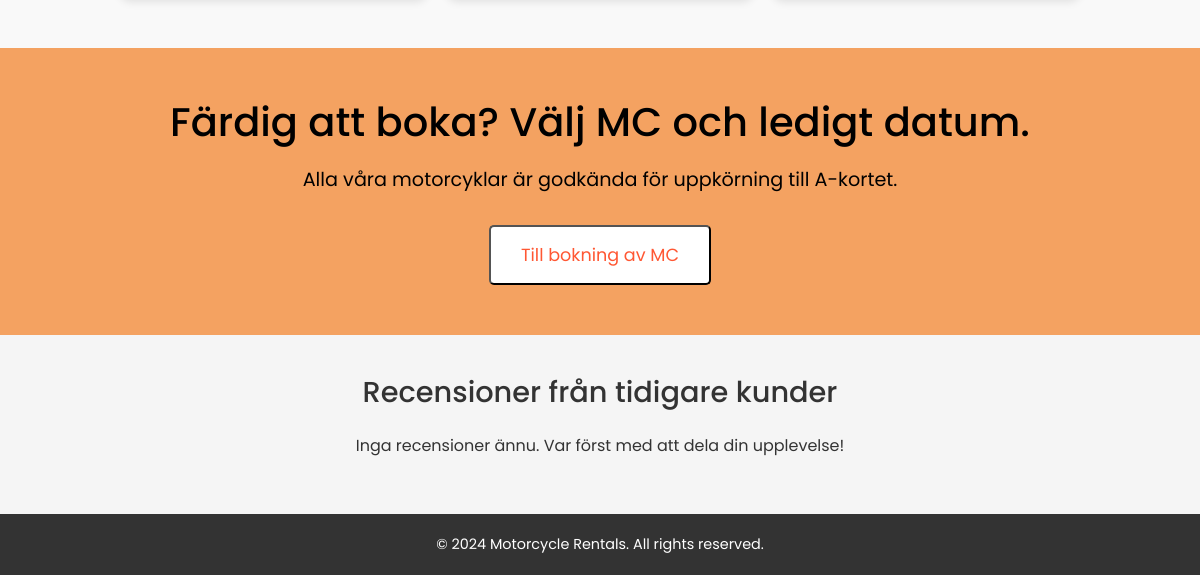
/ (lower part), run on an earlier commit of the app's database.
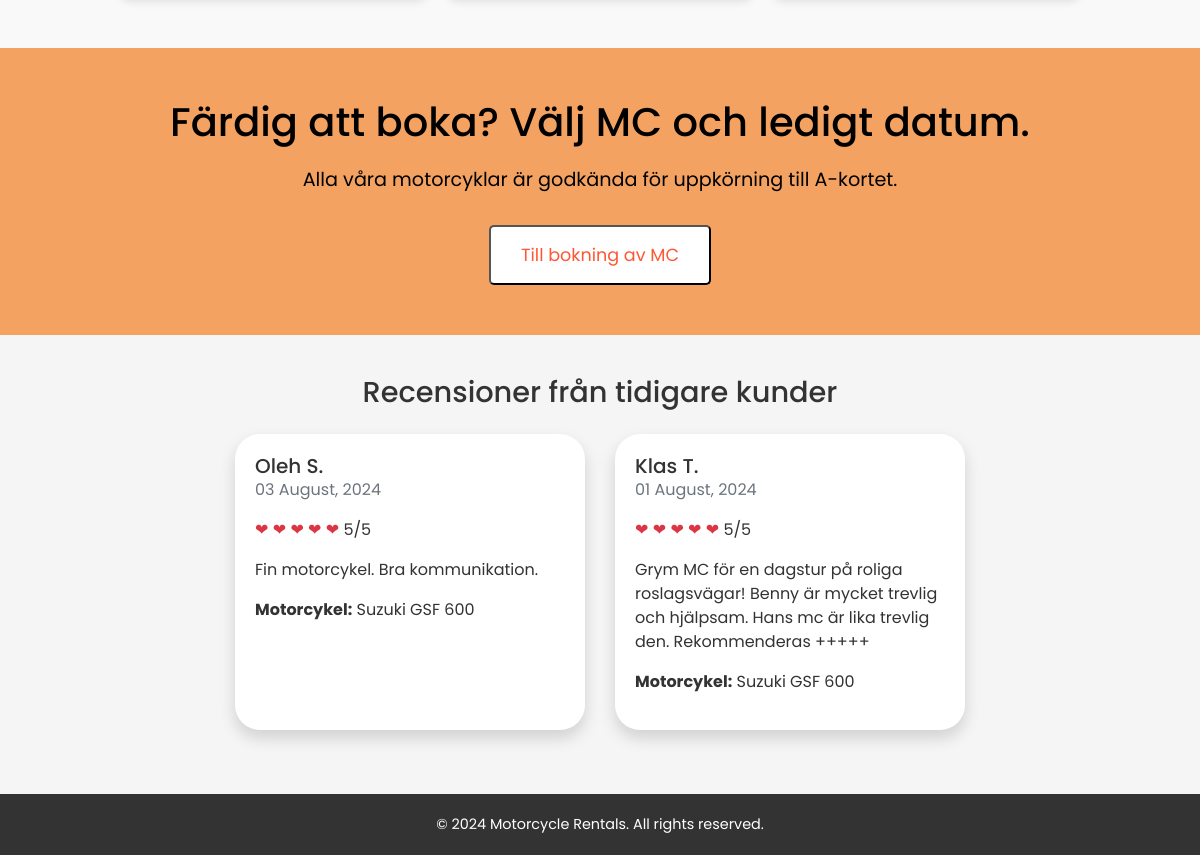
And on a later commit of the database.
### booking/models.py (models this page shows, shortened)
class Review(models.Model):
    RATING_CHOICES = [
        (1, '1 - Dåligt'),
        (2, '2 - Inte bra'),
        (3, '3 - Okej'),
        (4, '4 - Bra'),
        (5, '5 - Utmärkt'),
    ]
    first_name = models.CharField(max_length=100)  # First name of the reviewer
    last_name = models.CharField(max_length=100)  # Last name of the reviewer
    rating = models.PositiveSmallIntegerField(choices=RATING_CHOICES)
    motorcycle = models.ForeignKey('Motorcycle', on_delete=models.CASCADE, related_name='reviews')  # Link to the rented motorcycle
    review_text = models.TextField(blank=True, null=True)
    created_at = models.DateTimeField(default=timezone.now)
    is_approved = models.BooleanField(default=False)  # Field to indicate if the review is approved

class Motorcycle(models.Model):
    model = models.CharField(max_length=100)
    price_rent_1d = models.IntegerField(default=0)  # Rental price per day
    price_practise_1d = models.IntegerField(default=0)  # Practise price per day
    price_test = models.IntegerField(default=0)  # Price for driving test
    availability_status = models.BooleanField(default=True)  # Availability status: True if available, False if not

### booking/views.py (the view)
# urls.py: path("", views.home, name="home"),
def home(request):
    reviews = Review.objects.filter(is_approved=True).order_by('-created_at')  # Only get approved reviews
    return render(request, 'bookings/home.html', {'reviews': reviews})

### booking/templates/bookings/home.html (shortened to what this page needs)
<!DOCTYPE html>
<html lang="sv">
<head>
    {% extends 'bookings/base.html' %}
    {% block content %}
</head>
<body>
    <section class="featured-bikes">
    </section>
    <section class="cta-section">
        <h2>Färdig att boka? Välj MC och ledigt datum.</h2>
        <p>Alla våra motorcyklar är godkända för uppkörning till A-kortet.</p>
        <a href="/create">
            <button class="cta-btn">Till bokning av MC</button>
        </a>
    </section>
    <h3 class="reviews-title">Recensioner från tidigare kunder</h3>
    <div class="container mt-4">
        <div class="row justify-content-center">
            {% for review in reviews %}
            <div class="col-md-4 mb-4">
                <div class="card h-100 shadow border-0" style="border-radius: 25px;">
                    <div class="card-body">
                        <div class="d-flex align-items-center mb-3">
                            <div>
                                <h5 class="card-title mb-0">{{ review.first_name }} {{ review.last_name|slice:":1" }}.</h5>
                                <p class="text-muted mb-0">{{ review.created_at|date:"d F, Y" }}</p>
                            </div>
                        </div>
                        <p class="card-text">
                            <span class="text-danger">
                                {% for i in "12345"|slice:review.rating %}
                                    &#10084;
                                {% endfor %}
                            </span> {{ review.rating }}/5
                        </p>
                        <p>{{ review.review_text }}</p>
                        <p><strong>Motorcykel:</strong> {{ review.motorcycle.model }}</p>
                    </div>
                </div>
            </div>
            {% empty %}
            <div class="col-md-12 text-center">
                <p>Inga recensioner ännu. Var först med att dela din upplevelse!</p>
            </div>
            {% endfor %}
        </div>
    </div>
    {% endblock %}

### booking/templates/bookings/base.html (shortened to what this page needs)
<!DOCTYPE html>
<html lang="en">
<head>
    {% load static %}
    <link rel="stylesheet" href="https://stackpath.bootstrapcdn.com/bootstrap/4.5.2/css/bootstrap.min.css">
    <link rel="stylesheet" href="https://cdnjs.cloudflare.com/ajax/libs/font-awesome/6.5.1/css/all.min.css">
</head>
<body>
    <div class="content">
        {% block content %}{% endblock %}
    <footer>
        <p>&copy; 2024 Motorcycle Rentals. All rights reserved.</p>
    </footer>
</body>
</html>

### booking/templates/bookings/base.html (style rules this page uses)
* { margin: 0; padding: 0; box-sizing: border-box; }
body { font-family: 'Poppins', sans-serif; background-color: #f9f9f9; margin: 0; padding: 0; }

### booking/templates/bookings/home.html (style rules this page uses)
* { margin: 0; padding: 0; box-sizing: border-box; }
body { font-family: 'Poppins', sans-serif; background-color: #f5f5f5; color: #333; }
a { text-decoration: none; color: inherit; }
.featured-bikes { padding: 50px 10%; background-color: #f9f9f9; text-align: center; }
.cta-section { background-color: #f4a261; padding: 50px 10%; text-align: center; }
.cta-section h2 { font-size: 2.5rem; margin-bottom: 20px; color: #000; }
.cta-section p { font-size: 1.2rem; margin-bottom: 30px; color: #000; }
.cta-section .cta-btn { background-color: #fff; color: #ff5733; padding: 15px 30px; font-size: 1.1rem; border-radius: 5px; cursor: pointer; transition: background-color 0.3s ease; }
.reviews-title { text-align: center; margin-top: 40px; font-size: 1.8rem; color: #333; }
footer { background-color: #333; color: #fff; padding: 20px 0; text-align: center; margin-top: 40px; }
footer p { margin: 0; font-size: 0.9rem; }

What changed in the data, as far as the page shows it:
added Review: first_name "Oleh", last_name "S", created_at "03 August, 2024", rating "5", review_text "Fin motorcykel. Bra kommunikation.", motorcycle.model "Suzuki GSF 600"
added Review: first_name "Klas", last_name "T", created_at "01 August, 2024", rating "5", review_text "Grym MC för en dagstur på roliga roslagsvägar! Benny är mycket trevlig och hjälpsam. Hans mc är lika trevlig den. Rekommenderas +++++", motorcycle.model "Suzuki GSF 600"
Also different on the page:
text no longer shown: "Inga recensioner ännu. Var först med att dela din upplevelse!"
